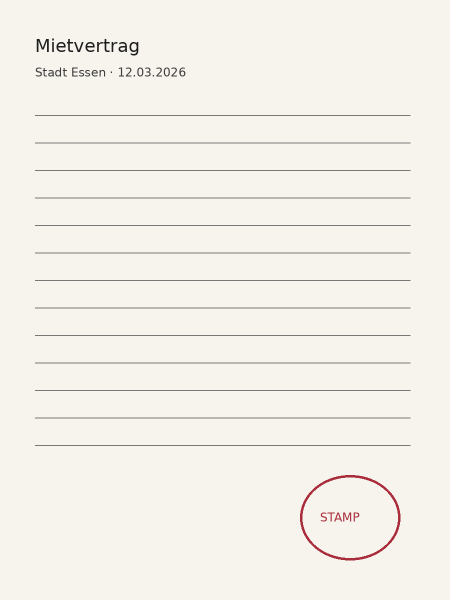
#> input picture frontend/tests/fixtures/sample.png, 900 x 1200 px (shown at 1/2 size)
$ python -i detector.py   (imports and definitions only)   (older library calls are emulated)
#> lines starting #> are read from the running program, lines starting #| are printed output that depends on the picture; after the words box and inside, x2 and y2 are one past the last pixel; in counts of white or black regions, pixels touching at a corner belong together
"""Conservative, deterministic document detection. Never invents a crop."""
import cv2
import numpy as np

# [1 line not run here, left out]
FULL = [[0.0, 0.0], [1.0, 0.0], [1.0, 1.0], [0.0, 1.0]]


def order_points(points: np.ndarray) -> np.ndarray:
    p = np.asarray(points, dtype=np.float32).reshape(4, 2)
    center = p.mean(axis=0)
    angles = np.arctan2(p[:, 1] - center[1], p[:, 0] - center[0])
    p = p[np.argsort(angles)]
    start = int(np.argmin(p.sum(axis=1)))
    return np.roll(p, -start, axis=0)


def analyze(rgb: np.ndarray) -> dict:
    h, w = rgb.shape[:2]
#> h = 1200; w = 900
    scale = min(1.0, 600 / max(h, w))
#> scale = 0.5
    small = cv2.resize(rgb, (max(1, round(w * scale)), max(1, round(h * scale))), interpolation=cv2.INTER_AREA)
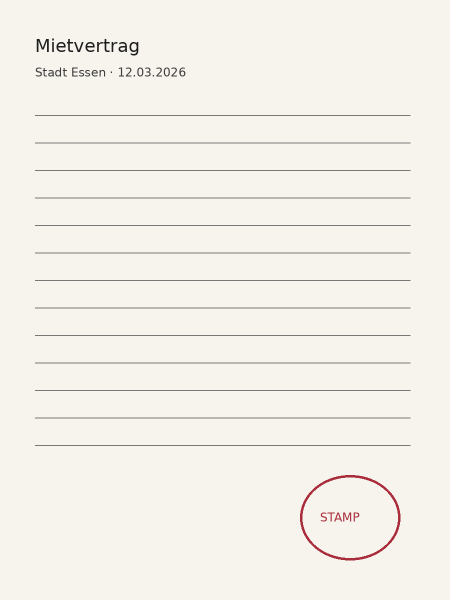
#> small: shape (600, 450, 3); mean R, G, B 242.9, 240.6, 233.8
    gray = cv2.cvtColor(small, cv2.COLOR_RGB2GRAY)
    border = np.concatenate([gray[0, :], gray[-1, :], gray[:, 0], gray[:, -1]])
#> border = 2100 values from 244 to 244
    mean, std = float(gray.mean()), float(gray.std())
#> mean = 240.7; std = 18.89
    return {"mean_brightness": round(mean, 2), "contrast": round(std, 2), "shadow_fraction": round(float((gray < mean * 0.72).mean()), 4), "background_uniformity": round(float(border.std()), 2), "orientation": "upright_reference", "pipeline": "OMNIFIX", "version": "1.0.0"}


def detect_document(rgb: np.ndarray, enabled: bool = True) -> dict:
    analysis = analyze(rgb)
#> analysis = {'mean_brightness': 240.7, 'contrast': 18.89, 'shadow_fraction': 0.0167, 'background_uniformity': 0, 'orientation': 'upright_reference', 'pipeline': 'OMNIFIX', 'version': '1.0.0'}
    result = {**analysis, "corners": FULL, "confidence": 0.0, "method": "full_frame", "perspective_applied": False}
    if not enabled:
        result["method"] = "detection_disabled"
        return result
    h, w = rgb.shape[:2]
#> h = 1200; w = 900
    scale = min(1.0, 1000 / max(h, w))
#> scale = 0.833
    sw, sh = max(1, round(w * scale)), max(1, round(h * scale))
#> sw = 750; sh = 1000
    small = cv2.resize(rgb, (sw, sh), interpolation=cv2.INTER_AREA)
#> small: shape (1000, 750, 3)
    gray = cv2.cvtColor(small, cv2.COLOR_RGB2GRAY)
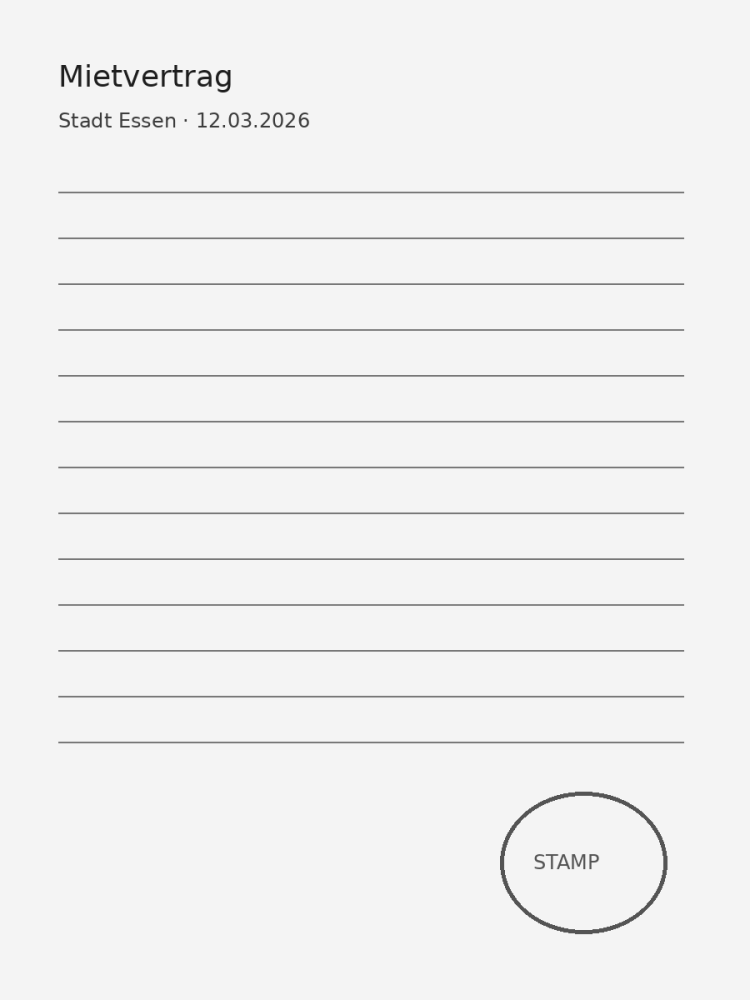
#> gray: shape (1000, 750); min 30, max 244, mean 240.7
    blur = cv2.GaussianBlur(gray, (5, 5), 0)
    median = float(np.median(blur))
#> median = 244
    edges = cv2.Canny(blur, int(max(20, 0.6 * median)), int(min(220, max(60, 1.3 * median))))
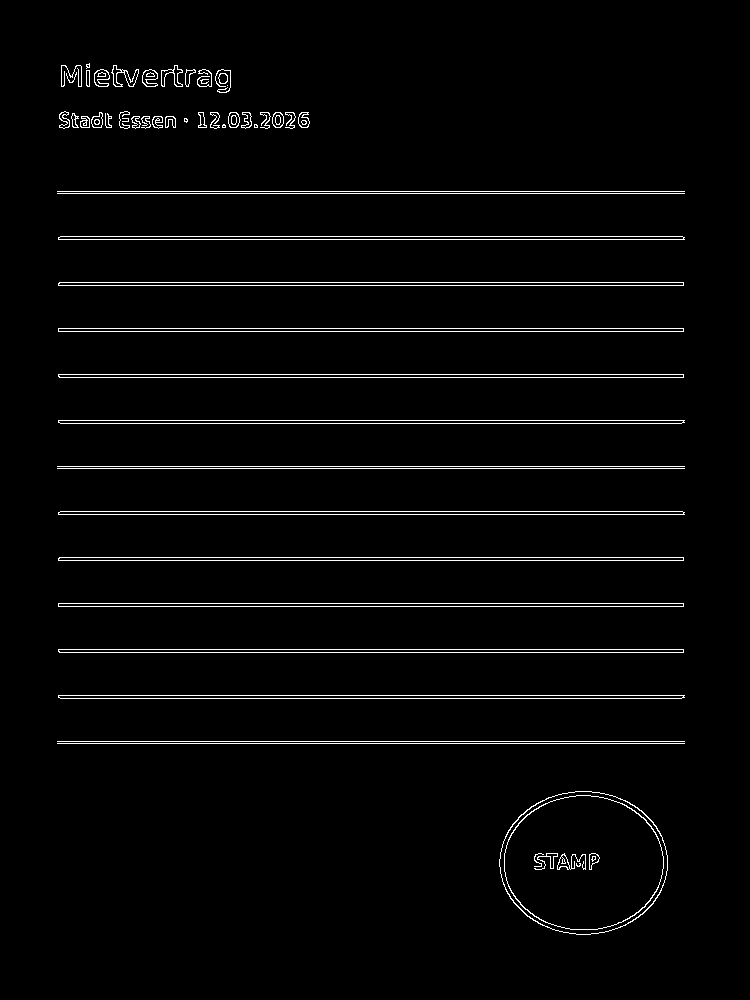
#> edges: shape (1000, 750); 2.7% white in thin lines or dots, all inside (x1, y1, x2, y2) = (57, 63, 685, 935)
    edges = cv2.morphologyEx(edges, cv2.MORPH_CLOSE, np.ones((5, 5), np.uint8), iterations=2)
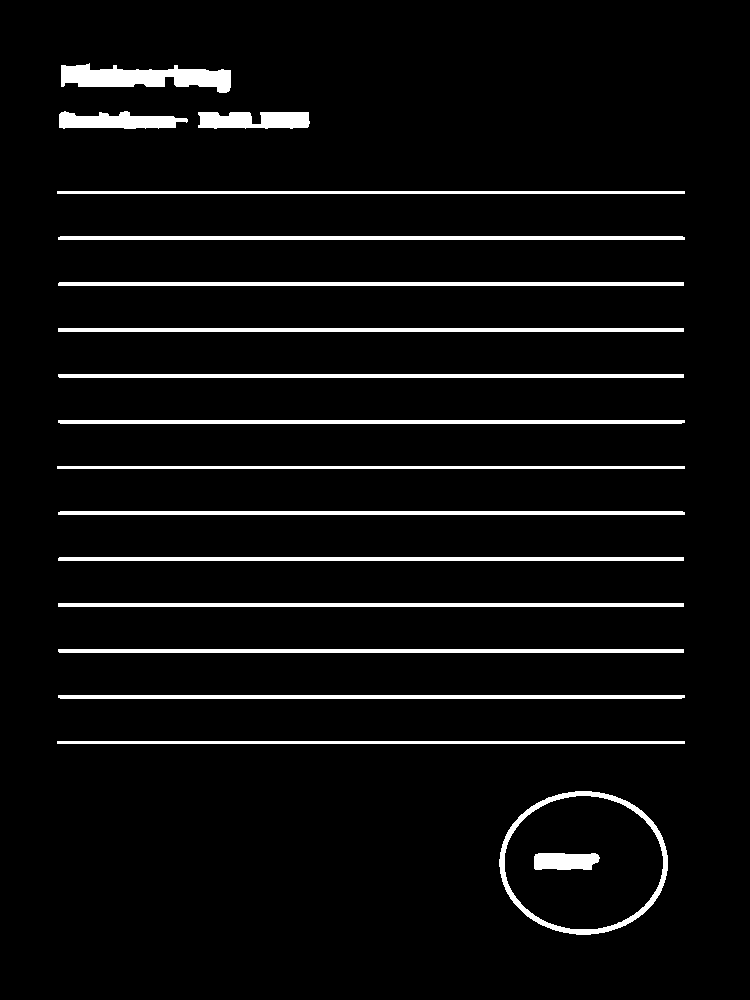
#> edges: shape (1000, 750); 5.4% white; 18 white regions
    contours, _ = cv2.findContours(edges, cv2.RETR_LIST, cv2.CHAIN_APPROX_SIMPLE)
#> contours = 19 contours; largest, box (x1, y1, x2, y2) and area: (499, 791, 668, 935) 18814, (504, 795, 664, 930) 16728, (61, 63, 231, 93) 2786, (58, 603, 684, 607) 1875, (58, 511, 685, 515) 1875
    gx = cv2.Sobel(gray, cv2.CV_32F, 1, 0, ksize=3)
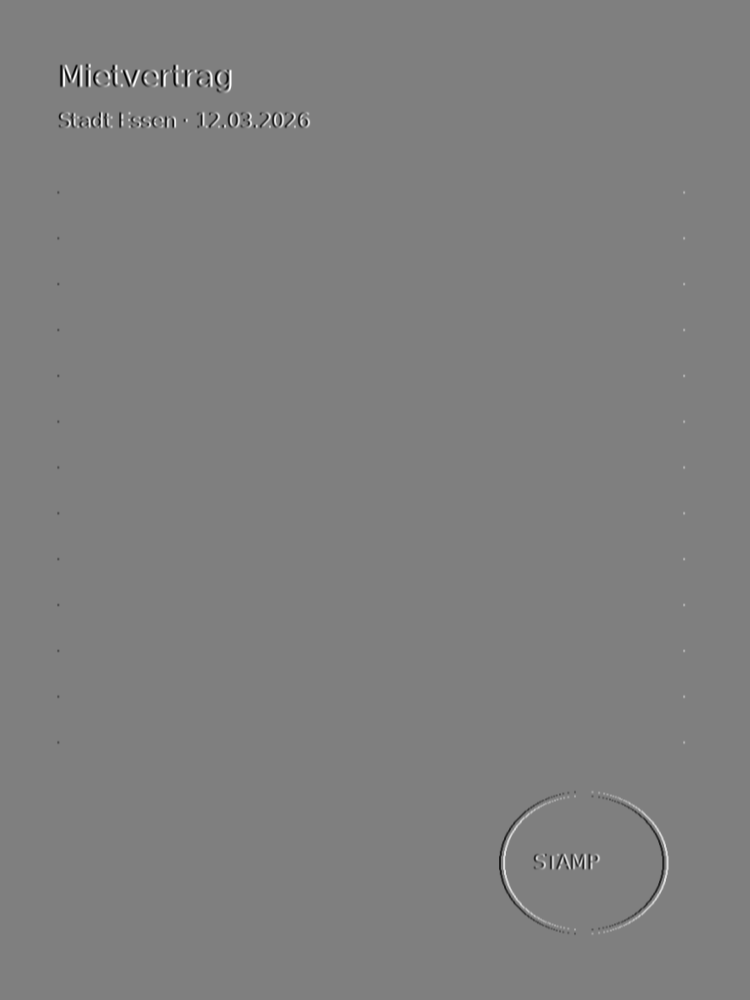
#> gx: shape (1000, 750) float32; min -856, max 856, mean 0; drawn with min black and max white
    gy = cv2.Sobel(gray, cv2.CV_32F, 0, 1, ksize=3)
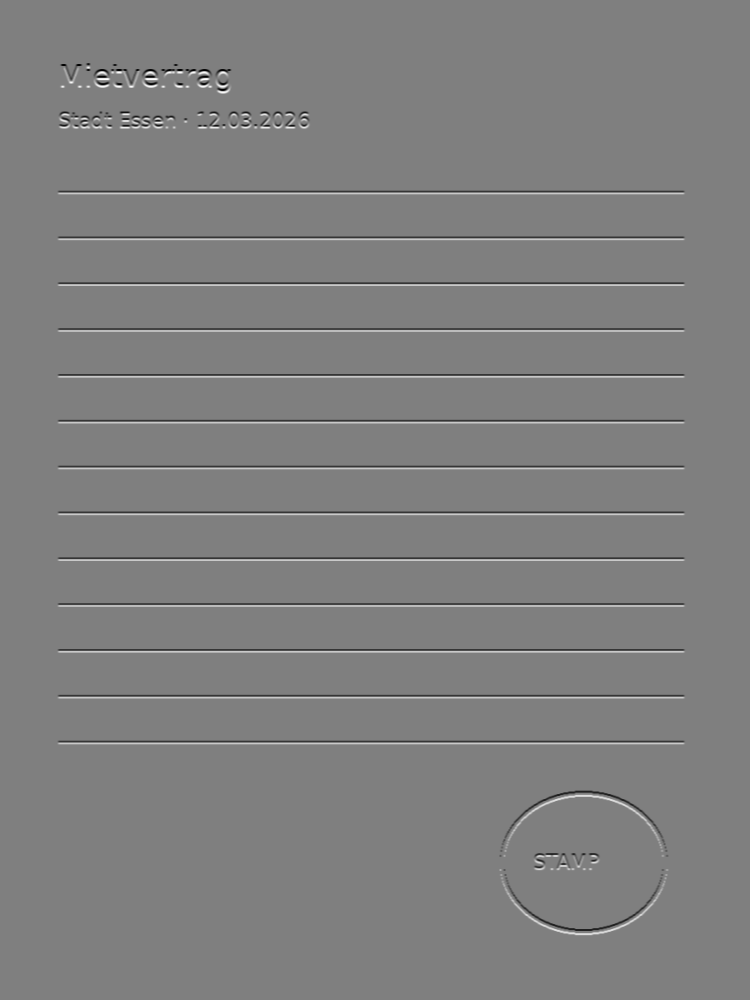
#> gy: shape (1000, 750) float32; min -856, max 856, mean 0; drawn with min black and max white
    gradient = cv2.magnitude(gx, gy)
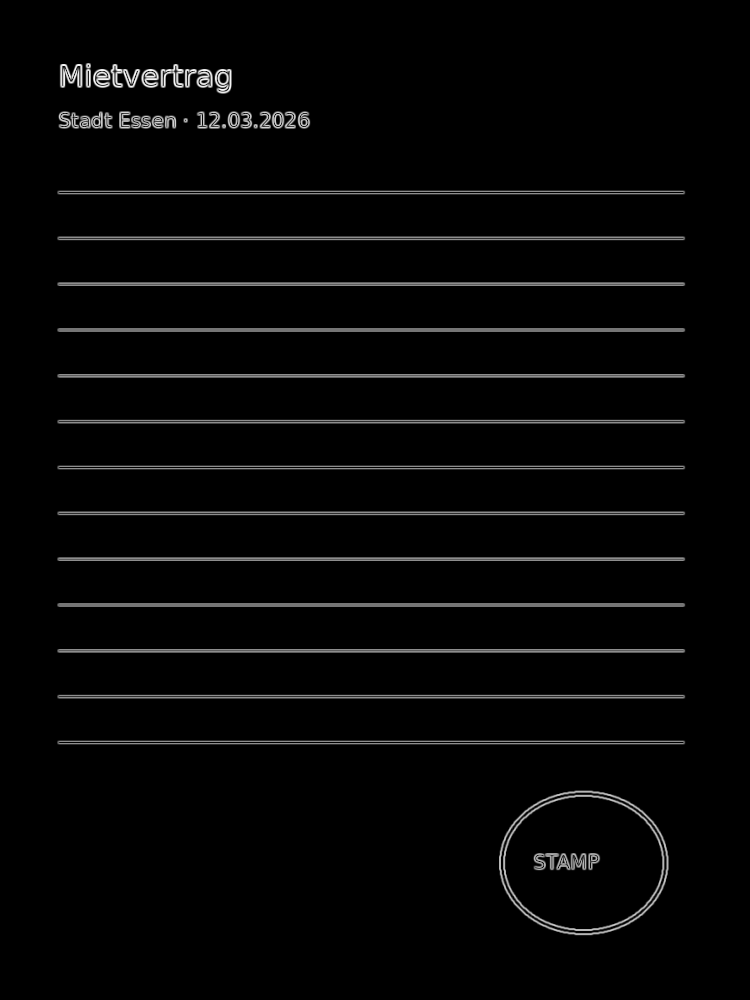
#> gradient: shape (1000, 750) float32; min 0, max 892.2, mean 22.1; drawn with min black and max white
    best, best_score = None, 0.0
    for contour in sorted(contours, key=cv2.contourArea, reverse=True)[:25]:
        area = cv2.contourArea(contour) / (sw * sh)
        if area < 0.15 or area > 0.985:
            continue
        peri = cv2.arcLength(contour, True)
        approx = cv2.approxPolyDP(contour, 0.025 * peri, True)
        rect = cv2.minAreaRect(contour)
        rw, rh = rect[1]
        if rw < 10 or rh < 10:
            continue
        rectangularity = min(1.0, area / max(1.0, rw * rh / (sw * sh)))
        if len(approx) == 4 and cv2.isContourConvex(approx):
            quad = approx.reshape(4, 2).astype(np.float32)
        elif rectangularity > 0.94:
            quad = cv2.boxPoints(rect)
        else:
            continue
        quad = order_points(quad)
        mask = np.zeros_like(gray)
        for a, b in zip(quad, np.roll(quad, -1, axis=0)):
            cv2.line(mask, tuple(np.round(a).astype(int)), tuple(np.round(b).astype(int)), 255, 3)
        edge_strength = min(1.0, float(gradient[mask > 0].mean()) / 180) if np.any(mask) else 0
        side = np.linalg.norm(quad - np.roll(quad, -1, axis=0), axis=1)
        aspect = max(side) / max(1, min(side))
        if aspect > 8:
            continue
        score = 0.50 * rectangularity + 0.35 * edge_strength + 0.15 * min(1, area / 0.5)
        if score > best_score:
            best_score, best = score, quad
#> this loop made 19 passes
#> area on passes 1, 2, 3, 5, 7, 8, 9, 10, 11, 12, 13, 14: 0.0251, 0.0223, 0.00372, 0.0025, 0.0025, 0.0025, 0.0025, 0.0025, 0.0025, 0.0025, 0.0025, 0.00197
#> (contour, area) on passes 4, 6, 16, 17, 18: ([[58, 603], [58, 606], [683, 606], [683, 603]], 0.0025), ([[58, 328], [58, 331], [683, 331], [683, 328]], 0.0025), ([[57, 741], [57, 743], [684, 743], [684, 741]], 0.00167), ([[57, 466], [57, 468], [684, 468], [684, 466]], 0.00167), ([[57, 191], [57, 193], [684, 193], [684, 191]], 0.00167)
#> after the loop, best_score = 0
    if best is not None and best_score >= 0.62:
        corners = np.clip(best / [sw, sh], 0, 1)
        deviation = float(np.max(np.abs(corners - np.array(FULL))))
        result.update(corners=np.round(corners, 6).tolist(), confidence=round(best_score, 4), method="quadrilateral", perspective_candidate=deviation > 0.025)
    else:
        result["reason"] = "No sufficiently confident four-sided boundary; full source retained."
    return result

>>> import cv2
>>> picture = cv2.cvtColor(cv2.imread('../../frontend/tests/fixtures/sample.png'), cv2.COLOR_BGR2RGB)
>>> result = detect_document(picture)
#> result = 12 items
